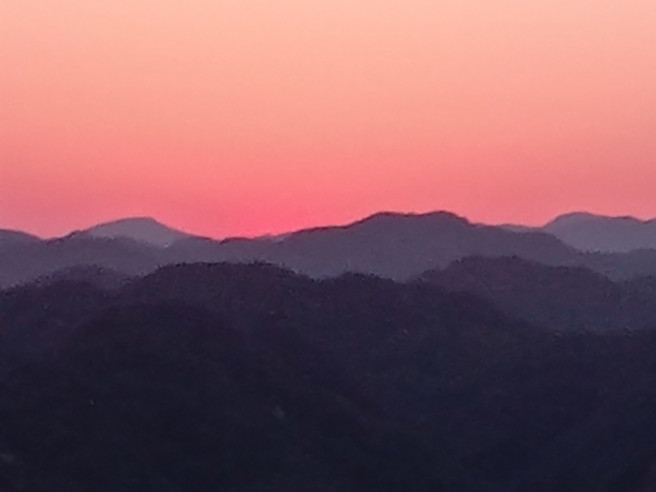
#> input picture projects/image_compression/examples/wakayama.jpg, 656 x 492 px
$ python cli.py ../../examples/wakayama.jpg out.png
#> lines starting #> are read from the running program, lines starting #| are printed output that depends on the picture
### projects/image_compression/src/kmeans_image/core.py
"""
K-means image simplifier.

This script loads an RGB image and reduces its color palette using
K-means clustering. The result is a simplified image with K colors.
"""
from pathlib import Path
import numpy as np
from skimage import io

# ======================
# I/O + Validation
# ======================
def validate_data(
    img: np.ndarray,
    k: int,
    max_iter: int,
    threshold: float
) -> None:
    """
    Validate image and hyperparameters.

    Raises ValueError if any condition is invalid.
    """

    if img.ndim != 3 or img.shape[2] != 3:
        raise ValueError(
            "This script supports only RGB images, no transparency."
        )

    h, w = img.shape[:2]
    n_pixels = h * w

    if not (type(k) is int) or k <= 1:
        raise ValueError("K must be a non 1, positive integer.")

    if k > n_pixels:
        raise ValueError(
            f"K ({k}) cannot exceed number of pixels ({n_pixels})."
        )

    if not (type(max_iter) is int) or max_iter <= 0:
        raise ValueError("MAX_ITER must be a positive integer.")

    if not (type(threshold) in (int,float)) or threshold < 0:
        raise ValueError("THRESHOLD must be a float >= 0.")

# ======================
# Image handling
# ======================
# [4 lines left out: function save_image, not called in this run]


# ======================
# K-means helpers
# ======================
def init_centroids(img_f: np.ndarray, k: int):
    """Select k random pixels from the image as initial centroids."""
    y, x = img_f.shape[:2]
    ys = np.random.randint(0, y, size=k)
    xs = np.random.randint(0, x, size=k)
    centroids = img_f[ys, xs]
    return centroids


def compute_distances(img_f: np.ndarray, centroids: np.ndarray) -> np.ndarray:
    """Compute squared Euclidean distances from each pixel to each centroid."""
    diff = img_f[:, :, None, :] - centroids[None, None, :, :]
    distances = (diff * diff).sum(axis=3, dtype=np.float32)
    return distances


def assign_labels(distances: np.ndarray) -> np.ndarray:
    """Assign each pixel to the nearest centroid. Returns (H, W) int array."""
    labels = np.argmin(distances, axis=2)
    return labels


def recompute_centroids(img_f, labels, k):
    """Recalculate centroids for k clusters."""
    new_centroids = np.zeros((k, 3), dtype=np.float32)

    for i in range(k):
        mask = labels == i

        if not np.any(mask):
            new_centroids[i] = init_centroids(img_f, 1)[0]
        else:
            new_centroids[i] = img_f[mask].mean(axis=0)

    return new_centroids


def check_convergence(new_centroids, centroids, threshold, iteration):
    """Checks whether centroid movement is below a threshold."""
    max_movement = ((new_centroids - centroids) ** 2).sum(axis=1).max()

    if max_movement < threshold:
        print("Reached convergence at iteration:", iteration + 1)
        return True

    print("Finished iteration:", iteration + 1)
    return False


def apply_centroids(img, labels, centroids, k):
    """Replace pixels in img with their corresponding centroid values."""
    centroids = centroids.round().clip(0, 255).astype(img.dtype)

    new_img = img.copy()

    for i in range(k):
        new_img[labels == i] = centroids[i]

    return new_img

# ======================
# The main function
# ======================
def simplify_image(
    img: np.ndarray,
    k: int,
    max_iter: int,
    threshold: float,
    seed: int,
) -> np.ndarray:
    """Reduce an RGB image to k colors using K-means clustering."""
    validate_data(img, k, max_iter, threshold)

    img_f = img.astype(np.float32)

    np.random.seed(seed)
    centroids = init_centroids(img_f, k)

    for iteration in range(max_iter):
        distances = compute_distances(img_f, centroids)
        labels = assign_labels(distances)

        new_centroids = recompute_centroids(img_f, labels, k)

        converged = check_convergence(
            new_centroids,
            centroids,
            threshold,
            iteration,
        )

        centroids = new_centroids

        if converged:
            break

    return apply_centroids(img, labels, centroids, k)

### projects/image_compression/src/kmeans_image/cli.py
import argparse
from pathlib import Path
from skimage import io
from kmeans_image.core import simplify_image


def parse_args() -> argparse.Namespace:
    """Parse command-line arguments."""
    parser = argparse.ArgumentParser(
        description="Simplify an image's color palette using K-means clustering."
    )

    parser.add_argument(
        "image_path",
        type=Path,
        help="Path to the input RGB image.",
    )

    parser.add_argument(
        "output_path",
        type=Path,
        help="Path where the simplified image will be saved.",
    )

    parser.add_argument(
        "--k",
        type=int,
        default=12,
        help="Number of colors/clusters. Default: 12.",
    )

    parser.add_argument(
        "--max-iter",
        type=int,
        default=15,
        help="Maximum number of K-means iterations. Default: 15.",
    )

    parser.add_argument(
        "--threshold",
        type=float,
        default=25.0,
        help="Squared centroid-movement convergence threshold. Default: 25.",
    )

    parser.add_argument(
        "--seed",
        type=int,
        default=0,
        help="Random seed. Default: 0.",
    )

    return parser.parse_args()


def run() -> None:
    """Run the command-line interface."""
    args = parse_args()

    img = io.imread(args.image_path)
#> img is the input picture: shape (492, 656, 3); mean R, G, B 136, 91.2, 98.5

    new_img = simplify_image(
        img,
        args.k,
        args.max_iter,
        args.threshold,
        args.seed,
    )
#> in init_centroids, `centroids = img_f[ys, xs]`: centroids = [[231, 128, 131], [252, 176, 160], [248, 159, 145], [228, 123, 130], [39, 34, 56], [82, 68, 93], [235, 122, 128], [34, 31, 52], [254, 189, 169], [236, 114, 129], [64, 56, 80], [78, 68, 93]]
#> the loop in simplify_image, `for iteration in range(max_iter):` made 4 passes
#> (max_movement in check_convergence, converged) on passes 1 to 4: (212.5, False), (200, False), (96.64, False), (16.43, True)
#> pass 1, in assign_labels, `labels = np.argmin(distances, axis=2)`:
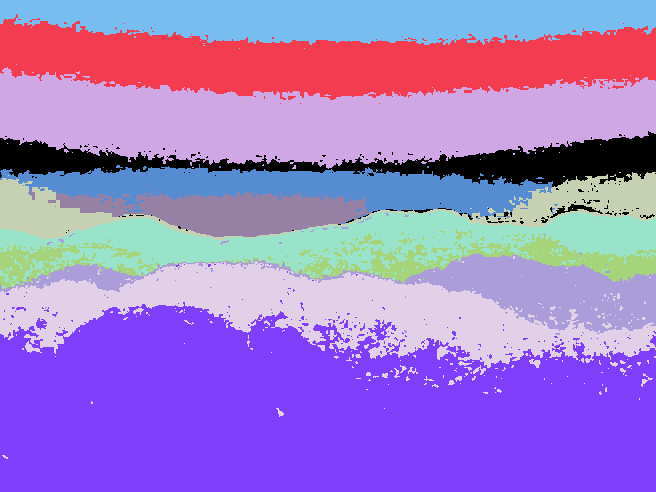
#> labels: shape (492, 656) int64; 12 distinct labels, from 0 to 11; one colour per label, 0 black
#> pass 2, in assign_labels (call 2), `labels = np.argmin(distances, axis=2)`:
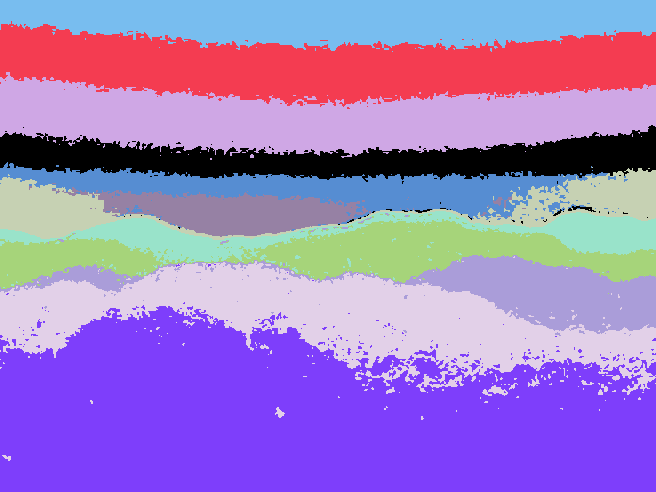
#> labels: shape (492, 656) int64; 12 distinct labels, from 0 to 11; one colour per label, 0 black
#> pass 3, in assign_labels (call 3), `labels = np.argmin(distances, axis=2)`:
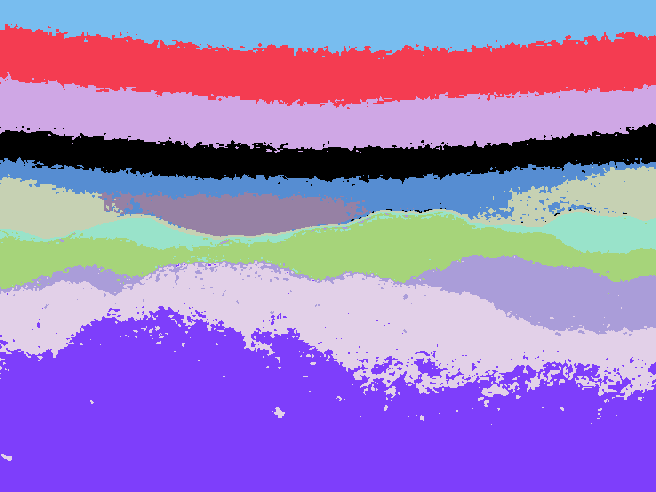
#> labels: shape (492, 656) int64; 12 distinct labels, from 0 to 11; one colour per label, 0 black
#> in apply_centroids, `centroids = centroids.round().clip(0, 255).astype(img.dtype)`: centroids = [[246, 140, 136], [251, 173, 157], [248, 157, 145], [224, 119, 131], [40, 34, 56], [115, 87, 111], [240, 126, 131], [27, 26, 42], [253, 186, 168], [245, 112, 129], [56, 48, 73], [82, 67, 92]]

    io.imsave(
        args.output_path,
        new_img,
        check_contrast=False,
    )

    print(f"Saved simplified image to: {args.output_path}")


if __name__ == "__main__":
    run()
